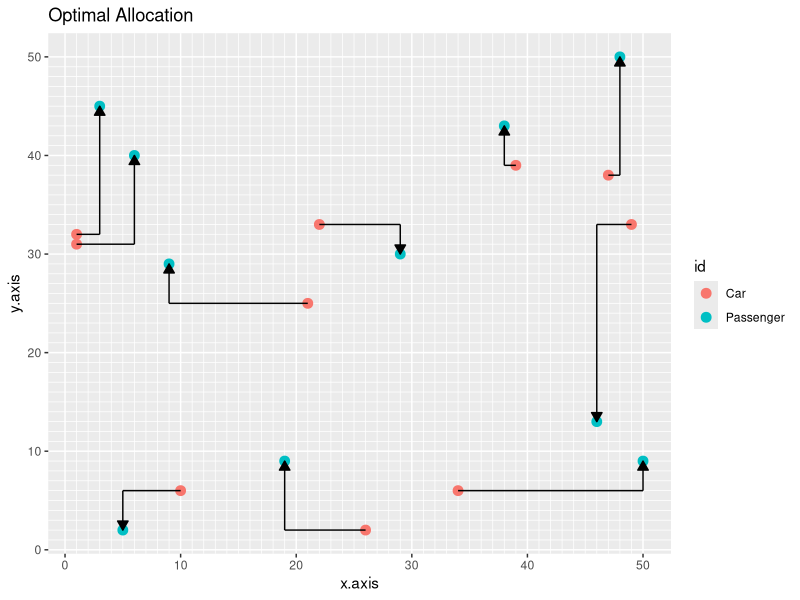

The R script that drew this image:
################################################################################
##
##Sai krishna kanneti
## Uber Network optimization using lpsolve
## April 27 2018
################################################################################


create_passenger = function(id){
  
  initial.position = sample(50, 2, replace = TRUE)
  final.destination = sample(50, 2, replace = TRUE)
  
  return(list('number' = id, 'initial' = initial.position,
              'final' = final.destination))
}

create_car = function(id){
  
  initial.position = sample(50, 2, replace = TRUE)
  
  return(list('number' = id, 'position' = initial.position))
}

distance = function(x,y){
  sum(abs(x-y))
}

distance.matrix = function(cars, passengers){
  
  d.matrix = matrix(0, nrow = length(cars), ncol = length(cars))
  
  for (i in 1:length(cars)){
    for (j in 1:length(passengers)){
      d.matrix[i,j] = distance(cars[[i]]$position, passengers[[j]]$initial)
    }
  }
  return(d.matrix)
}


library(lpSolve)
library(ggplot2)

set.seed(20)

passengers = lapply(seq(1:10), create_passenger)
cars = lapply(seq(1:10), create_car)

d.matrix = distance.matrix(cars, passengers)
opt.allocation = lp.assign(d.matrix)

passengers.points = sapply(passengers, function(x) x$initial)
cars.points = sapply(cars, function(x) x$position)

points = t(cbind(passengers.points, cars.points))
assignments = apply(opt.allocation$solution, 1, which.max) #checking the assignment for each car

df1 = data.frame('x.axis' = points[,1],
                 'y.axis' = points[,2],
                 'id' = c(rep('Passenger',10), rep('Car',10)))

# df.assign = data.frame('x' = cars.points[1,],
#                        'y' = cars.points[2,],
#                        'xend' = passengers.points[1,assignments],
#                        'yend' = passengers.points[2,assignments])

df.assign1 = data.frame('x' = cars.points[1,],
                        'y' = cars.points[2,],
                        'xend' = passengers.points[1,assignments],
                        'yend' = cars.points[2,])

df.assign2 = data.frame('x' = passengers.points[1,assignments],
                        'y' = cars.points[2,],
                        'xend' = passengers.points[1,assignments],
                        'yend' = passengers.points[2,assignments])

x11()
ggplot(df1, aes(x.axis,y.axis)) + geom_point(aes(color = id, group = id), size = 3) + # car and passengers
  geom_segment(aes(x = x, y = y, xend = xend, yend = yend), data = df.assign1) +
  geom_segment(aes(x = x, y = y, xend = xend, yend = yend), data = df.assign2,
               arrow = arrow(length = unit(0.02, "npc"), type = 'closed')) +
  scale_x_continuous(minor_breaks = seq(1, 50, 1)) +
  scale_y_continuous(minor_breaks = seq(1, 50, 1)) +
  ggtitle('Optimal Allocation')
